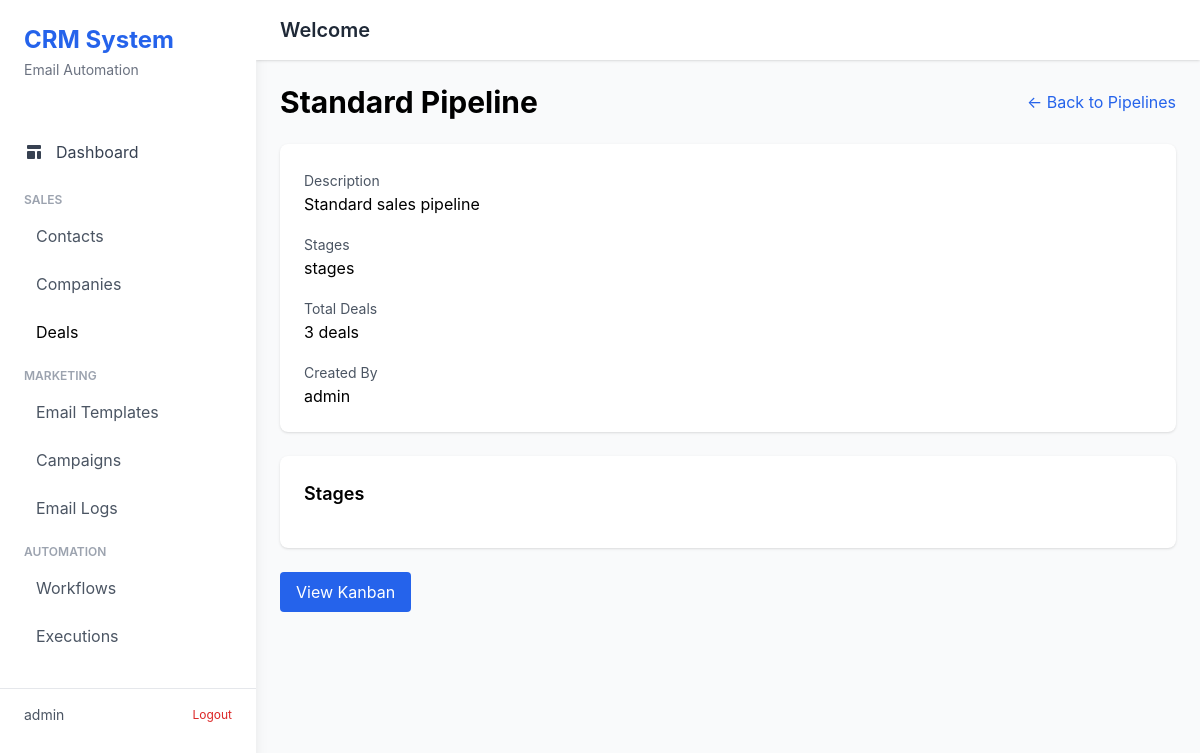
The page /deals/pipelines/1/ (signed in) on the database its author committed.
### deals/models.py (models this page shows, shortened)
class Pipeline(models.Model):
    name = models.CharField(max_length=255)
    description = models.TextField(blank=True)
    created_by = models.ForeignKey(User, on_delete=models.SET_NULL, null=True, blank=True)
    created_at = models.DateTimeField(auto_now_add=True)
    updated_at = models.DateTimeField(auto_now=True)

### deals/views.py (the view)
# urls.py: path('pipelines/<int:pk>/', views.PipelineDetailView.as_view(), name='pipeline_detail'),
class PipelineDetailView(LoginRequiredMixin, DetailView):
    model = Pipeline
    template_name = 'deals/pipeline_detail.html'
    context_object_name = 'pipeline'
    def get_context_data(self, **kwargs):
        context = super().get_context_data(**kwargs)
        pipeline = self.get_object()
        context['stages'] = pipeline.stages.all()
        return context

### templates/deals/pipeline_detail.html (shortened to what this page needs)
{% extends "base.html" %}
{% block content %}
<div class="max-w-4xl mx-auto space-y-6">
    <div class="flex justify-between items-center">
        <h1 class="text-3xl font-bold">{{ pipeline.name }}</h1>
        <a href="{% url 'deals:pipeline_list' %}" class="text-blue-600 hover:underline">← Back to Pipelines</a>
    </div>
    <div class="bg-white rounded-lg shadow p-6">
        <div class="space-y-4">
            <div>
                <label class="text-sm text-gray-600">Description</label>
                <p>{{ pipeline.description|default:"-" }}</p>
            </div>
            <div>
                <label class="text-sm text-gray-600">Stages</label>
                <p>{{ pipeline.stage_set.count }} stages</p>
            </div>
            <div>
                <label class="text-sm text-gray-600">Total Deals</label>
                <p>{{ pipeline.deal_set.count }} deals</p>
            </div>
            <div>
                <label class="text-sm text-gray-600">Created By</label>
                <p>{{ pipeline.created_by.get_full_name|default:pipeline.created_by.username }}</p>
            </div>
        </div>
    </div>
    <div class="bg-white rounded-lg shadow p-6">
        <h3 class="text-lg font-semibold mb-4">Stages</h3>
    </div>
    <div class="flex gap-2">
        <a href="{% url 'deals:deal_kanban' %}" class="px-4 py-2 bg-blue-600 text-white rounded hover:bg-blue-700">
            View Kanban
        </a>
    </div>
</div>
{% endblock %}

### templates/base.html (shortened to what this page needs)
<!DOCTYPE html>
<html lang="en">
<head>
    <script src="https://cdn.tailwindcss.com"></script>
</head>
<body class="bg-gray-50">
    <div class="flex h-screen">
        <div class="w-64 bg-white shadow-lg overflow-y-auto">
            <div class="p-6">
                <h1 class="text-2xl font-bold text-blue-600">CRM System</h1>
                <p class="text-sm text-gray-500 mt-1">Email Automation</p>
            </div>
            <nav class="mt-6">
                <a href="{% url 'dashboard' %}" class="block px-6 py-3 {% if request.resolver_match.url_name == 'dashboard' %}sidebar-active{% else %}text-gray-700 hover:bg-gray-100{% endif %}">
                    <span class="flex items-center">
                        Dashboard
                    </span>
                </a>
                <div class="mt-4 px-6">
                    <p class="text-xs font-semibold text-gray-400 uppercase">Sales</p>
                    <a href="{% url 'contacts:contact_list' %}" class="block mt-2 px-3 py-2 rounded {% if request.resolver_match.app_name == 'contacts' %}sidebar-active{% else %}text-gray-600 hover:bg-gray-100{% endif %}">
                        Contacts
                    </a>
                    <a href="{% url 'contacts:company_list' %}" class="block mt-2 px-3 py-2 rounded {% if request.resolver_match.url_name == 'company_list' %}sidebar-active{% else %}text-gray-600 hover:bg-gray-100{% endif %}">
                        Companies
                    </a>
                    <a href="{% url 'deals:deal_list' %}" class="block mt-2 px-3 py-2 rounded {% if request.resolver_match.app_name == 'deals' %}sidebar-active{% else %}text-gray-600 hover:bg-gray-100{% endif %}">
                        Deals
                    </a>
                </div>
                <div class="mt-4 px-6">
                    <p class="text-xs font-semibold text-gray-400 uppercase">Marketing</p>
                    <a href="{% url 'emails:template_list' %}" class="block mt-2 px-3 py-2 rounded {% if request.resolver_match.url_name == 'template_list' %}sidebar-active{% else %}text-gray-600 hover:bg-gray-100{% endif %}">
                        Email Templates
                    </a>
                    <a href="{% url 'emails:campaign_list' %}" class="block mt-2 px-3 py-2 rounded {% if request.resolver_match.url_name == 'campaign_list' %}sidebar-active{% else %}text-gray-600 hover:bg-gray-100{% endif %}">
                        Campaigns
                    </a>
                    <a href="{% url 'emails:log_list' %}" class="block mt-2 px-3 py-2 rounded {% if request.resolver_match.url_name == 'log_list' %}sidebar-active{% else %}text-gray-600 hover:bg-gray-100{% endif %}">
                        Email Logs
                    </a>
                </div>
                <div class="mt-4 px-6">
                    <p class="text-xs font-semibold text-gray-400 uppercase">Automation</p>
                    <a href="{% url 'automations:workflow_list' %}" class="block mt-2 px-3 py-2 rounded {% if request.resolver_match.url_name == 'workflow_list' %}sidebar-active{% else %}text-gray-600 hover:bg-gray-100{% endif %}">
                        Workflows
                    </a>
                    <a href="{% url 'automations:execution_list' %}" class="block mt-2 px-3 py-2 rounded {% if request.resolver_match.url_name == 'execution_list' %}sidebar-active{% else %}text-gray-600 hover:bg-gray-100{% endif %}">
                        Executions
                    </a>
                </div>
            </nav>
            <div class="mt-8 px-6 border-t pt-4">
                <div class="flex items-center justify-between">
                    <span class="text-sm text-gray-600">{{ user.username }}</span>
                    <a href="{% url 'account_logout' %}" class="text-xs text-red-600 hover:text-red-700">Logout</a>
                </div>
            </div>
        </div>
        <div class="flex-1 flex flex-col overflow-hidden">
            <header class="bg-white shadow">
                <div class="px-6 py-4 flex justify-between items-center">
                    <h2 class="text-xl font-semibold text-gray-800">{% block header %}Welcome{% endblock %}</h2>
                </div>
            </header>
            <main class="flex-1 overflow-auto">
                <div class="p-6">
                    {% block content %}{% endblock %}
                </div>
            </main>
        </div>
    </div>
</body>
</html>

### templates/base.html (style rules this page uses)
body { font-family: -apple-system, BlinkMacSystemFont, 'Segoe UI', Roboto, 'Helvetica Neue', Arial, sans-serif; }
.sidebar-active { @apply bg-blue-500 text-white; }

### rows shown on the page
Pipeline: name "Standard Pipeline", description "Standard sales pipeline", deal_set.count "3", created_by.get_full_name "admin"

### other values the page prints
{{ user.username }} "admin"
